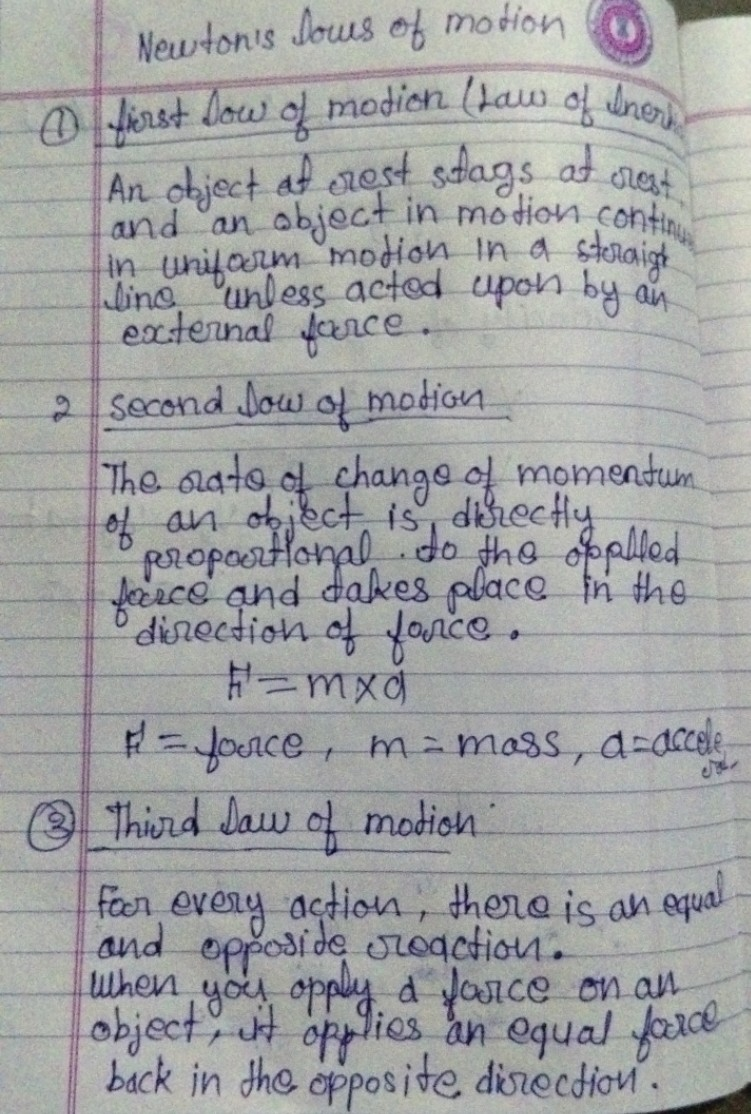
#> input picture examples/sample3.jpg, 751 x 1114 px
$ python -i compare_variants.py   (imports and definitions only)
#> lines starting #> are read from the running program, lines starting #| are printed output that depends on the picture
# compare_variants.py
import cv2, easyocr, numpy as np, tempfile
from PIL import Image
from pipelines.icr_pipeline2 import deskew_image  # reuse your deskew if available

IMG = "examples/sample3.jpg"
# [1 line that did not run here, left out]

def save_temp(img_gray):
    bgr = cv2.cvtColor(img_gray, cv2.COLOR_GRAY2BGR)
    tmp = tempfile.NamedTemporaryFile(delete=False, suffix=".png")
    cv2.imwrite(tmp.name, bgr)
    return tmp.name

def easy_summary(path):
    res = reader.readtext(path, detail=1)
    avg = sum([c for _,_,c in res]) / max(1,len(res))
    print(f"{path} => avg_conf={avg:.2f} boxes={len(res)}")
    for _,t,c in res[:12]:
        print(" ", round(c,2), t[:120])
    return avg, res

# Variant 0: original
# [4 lines not run here, left out]
# [1 line that did not run here, left out]

# Variant A: simple (old pipeline style)
def preprocess_simple(gray):
    # bilateral + deskew + adaptive threshold + small open + upscale 1.6
    den = cv2.bilateralFilter(gray, 9, 75, 75)
    deskewed, _ = deskew_image(den)
    try:
        th = cv2.adaptiveThreshold(deskewed,255,cv2.ADAPTIVE_THRESH_GAUSSIAN_C, cv2.THRESH_BINARY,15,8)
    except:
        _, th = cv2.threshold(deskewed,0,255,cv2.THRESH_BINARY+cv2.THRESH_OTSU)
    k = cv2.getStructuringElement(cv2.MORPH_RECT,(2,2))
    cleaned = cv2.morphologyEx(th, cv2.MORPH_OPEN, k, iterations=1)
    up = cv2.resize(cleaned, None, fx=1.6, fy=1.6, interpolation=cv2.INTER_CUBIC)
    return up

# Variant B: no line removal (new pipeline minus line inpainting)
def preprocess_no_line_removal(gray):
    # CLAHE + median blur + deskew + adaptive threshold + closing small + upscale 1.6
    clahe = cv2.createCLAHE(clipLimit=2.0, tileGridSize=(8,8))
    g = clahe.apply(gray)
    g = cv2.medianBlur(g, 3)
    deskewed, _ = deskew_image(g)
    try:
        th = cv2.adaptiveThreshold(deskewed,255,cv2.ADAPTIVE_THRESH_GAUSSIAN_C, cv2.THRESH_BINARY,25,8)
    except:
        _, th = cv2.threshold(deskewed,0,255,cv2.THRESH_BINARY+cv2.THRESH_OTSU)
    k = cv2.getStructuringElement(cv2.MORPH_RECT,(2,2))
    closed = cv2.morphologyEx(th, cv2.MORPH_CLOSE, k, iterations=1)
    up = cv2.resize(closed, None, fx=1.6, fy=1.6, interpolation=cv2.INTER_CUBIC)
    return up

# Variant C: milder (less aggressive CLAHE/closing + smaller upscale)
def preprocess_milder(gray):
    g = cv2.medianBlur(gray, 3)
    deskewed, _ = deskew_image(g)
    _, th = cv2.threshold(deskewed,0,255,cv2.THRESH_BINARY+cv2.THRESH_OTSU)
    k = cv2.getStructuringElement(cv2.MORPH_RECT,(2,2))
    # use opening to remove speckle but avoid closing
    cleaned = cv2.morphologyEx(th, cv2.MORPH_OPEN, k, iterations=1)
    up = cv2.resize(cleaned, None, fx=1.4, fy=1.4, interpolation=cv2.INTER_CUBIC)
    return up

# [5 lines not run here, left out]

>>> import cv2
>>> picture = cv2.imread('examples/sample3.jpg', cv2.IMREAD_GRAYSCALE)
#> picture: shape (1114, 751); min 9, max 226, mean 162
>>> result = preprocess_no_line_removal(picture)
#> in preprocess_no_line_removal, `g = clahe.apply(gray)`:
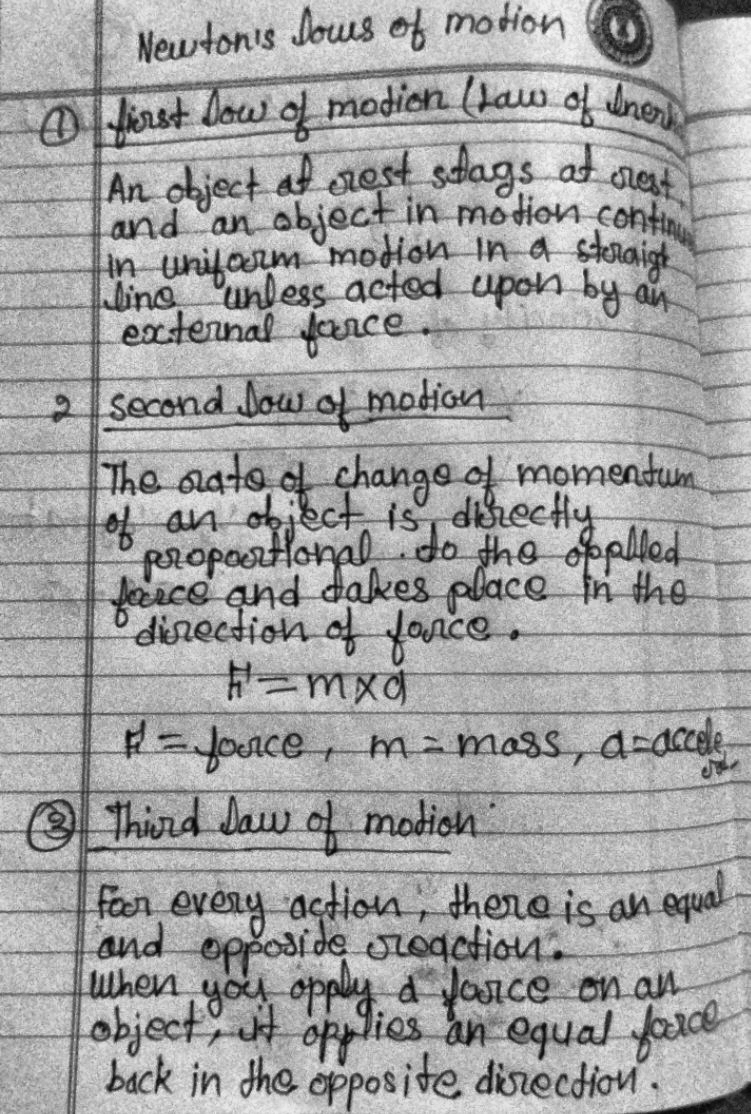
#> g: shape (1114, 751); min 5, max 244, mean 162.8
#> (the run stopped early here; a loop or call above may not have finished)

$ run again, on examples/sample2.jpg
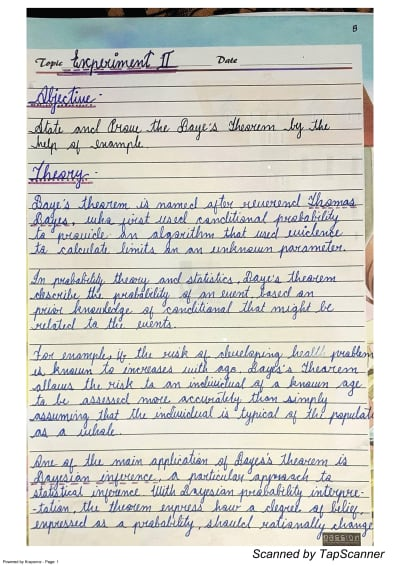
#> input picture examples/sample2.jpg, 400 x 566 px
#> `picture = cv2.imread('examples/sample3.jpg', cv2.IMREAD_GRAYSCALE)`:
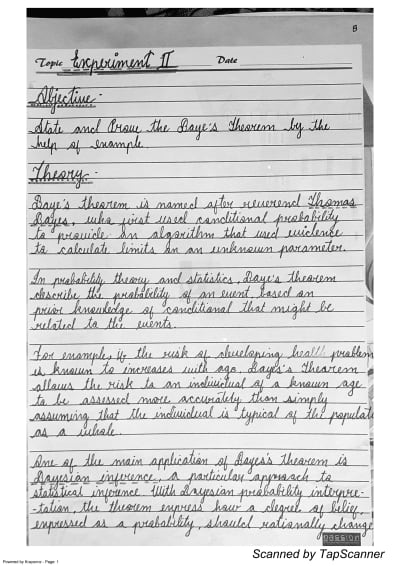
#> picture: shape (566, 400); min 0, max 255, mean 209.2
#> in preprocess_no_line_removal, `g = cv2.medianBlur(g, 3)`:
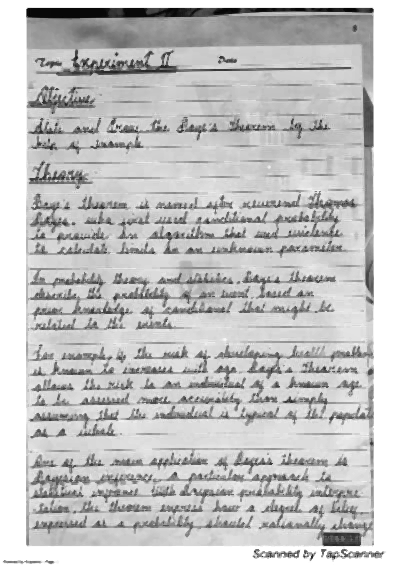
#> g: shape (566, 400); min 1, max 255, mean 195.3
